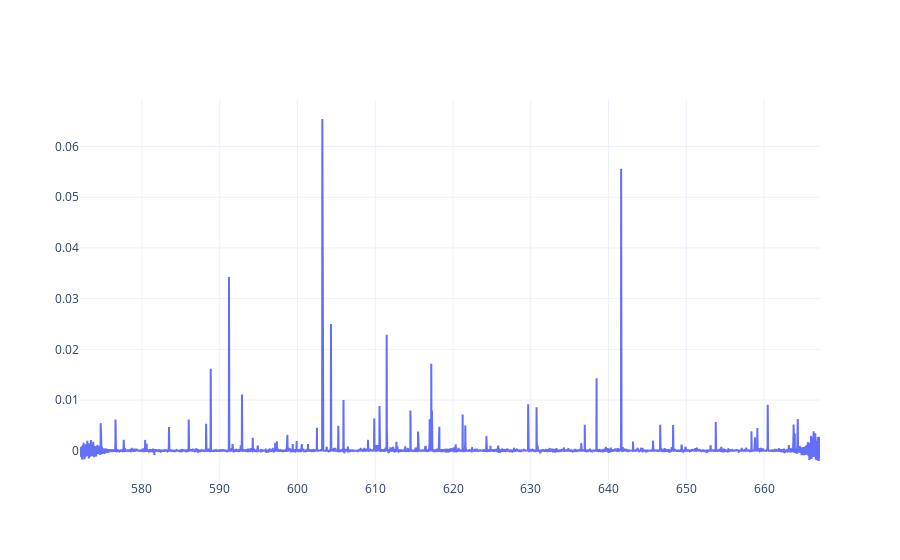

Here is the notebook cell this chart was saved with:
### Code cell
def plotfunc(lamp):
    em = EchelleImage(os.path.join(bpth,lamp),**echkws)
    sp = Spectrum(em)
    bg = EchelleImage(os.path.join(bpth,bkgs[i]),**echkws)
    spbg = Spectrum(bg)
    x = sp.wavelength
    y = sp.wm[0] - spbg.wm[0]

    pg_data = [go.Scatter(x=x,y=y)]
    fig = go.Figure(data=pg_data)
    fig.update_layout(template='plotly_white')
    fig.show()


interact(plotfunc, lamp = widgets.Dropdown(options=lamps,description='lamp file'))

### Figure 1 — Plotly figure (JSON) as saved in the notebook; plotly's stock layout.template omitted (floating-point values rounded to 4 significant figures; data arrays with more than 128 entries replaced by an {"elided": "..."} marker saying what was removed)
{"data": [{"type": "scatter", "x": {"elided": "14155 float values"}, "y": {"elided": "14155 float values"}}], "layout": {}}
